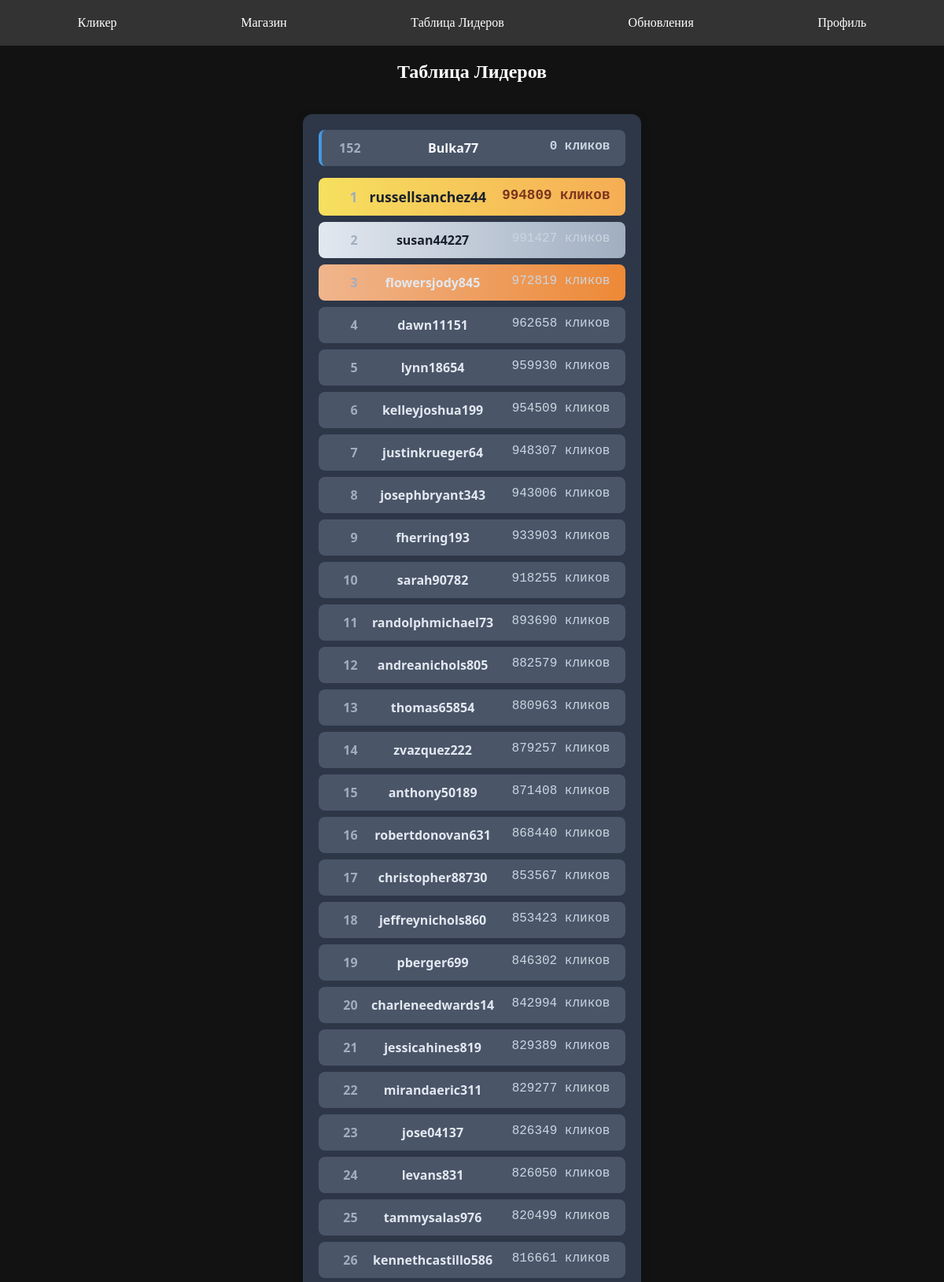
/leaderboard/ (signed in, upper part), run on the app's committed database.
### clicker/models.py (models this page shows, shortened)
class Player(AbstractBaseUser):
    nickname = models.CharField(max_length=32, unique=True)
    password = models.CharField(max_length=128)
    money = models.IntegerField(blank=True, default=0)
    money_per_click = models.IntegerField(blank=True, default=1)
    money_per_sec = models.IntegerField(blank=True, default=0)
    last_update = models.DateTimeField(auto_now=True)
    clicks = models.IntegerField(default=0)
    objects = PlayerManager()
    USERNAME_FIELD = 'nickname'
    REQUIRED_FIELDS = []  # Добавляем обязательный атрибут

### clicker/views.py (the view)
# urls.py: path('leaderboard/', views.leaderboard, name='leaderboard'),
@login_required
def leaderboard(request):
    player = request.user
    leaders = Player.objects.all().order_by('-clicks')[:100]
    full_lead = list(Player.objects.all().order_by('-clicks'))
    index_player = full_lead.index(player)
    return render(request, 'leaderboard.html', {"leaders":leaders, "player":player, "index_player":index_player})

### templates/leaderboard.html (shortened to what this page needs)
{% extends "base.html" %}
{% block content %}
    <header><h2>Таблица Лидеров</h2></header>
    <div class="leaderboard-container">
        {% if player not in leaders %}
            <div class="current-player">
                <span class="player-rank">{{ index_player }}</span>
                <span class="player-nickname">{{ player.nickname }}</span>
                <span class="player-clicks">{{ player.clicks }} кликов</span>
            </div>
            {% endif %}
        <ol class="leaderboard-list">
            {% for element in leaders %}
                <li class="leaderboard-item">
                <span class="player-rank">{{ forloop.counter }}</span>
                <span class="player-nickname">{{ element.nickname }}</span>
                <span class="player-clicks">{{ element.clicks }} кликов</span>
                </li>
            {% endfor %}
        </ol>
    </div>
{% endblock content %}

### templates/base.html (shortened to what this page needs)
{% load static %}
<!DOCTYPE html>
<html lang="ru">
<head>
    <link rel="stylesheet" href="{% static 'clicker/style.css'%}">
</head>
<body>
<nav class="navbar">
    <div class="nav-container">
            <a href="/game/" class="nav-link">Кликер</a>
            <a href="/shop/" class="nav-link">Магазин</a>
            <a href="/leaderboard/" class="nav-link">Таблица Лидеров</a>
            <a href="#popup" class="nav-link">Обновления</a>
            <a href="/profile/{{ user.id }}/" class="nav-link">Профиль</a>
    </div>
</nav>
{% block content %}{% endblock content %}
</body>
</html>

### clicker/static/clicker/style.css (style rules this page uses)
* { box-sizing: border-box; }
html, body { height: 100%; margin: 0; background-color: #121212; color: #ffffff; }
body { display: flex; flex-direction: column; }
h2 { text-align: center; margin-bottom: 20px; }
.navbar { background-color: #333333; padding: 10px 20px; }
.nav-container { display: flex; justify-content: space-around; }
.nav-link { color: #ffffff; text-decoration: none; padding: 10px 15px; transition: background-color 0.3s, color 0.3s; }
.leaderboard-container { font-family: 'Segoe UI', Tahoma, Geneva, Verdana, sans-serif; max-width: 600px; margin: 20px auto; background-color: #2d3748; border-radius: 12px; padding: 20px; box-shadow: 0 4px 12px rgba(0, 0, 0, 0.2); color: #e2e8f0; }
.current-player { display: flex; justify-content: space-between; padding: 12px 20px; margin-bottom: 15px; background-color: #4a5568; border-radius: 8px; font-weight: bold; color: #f7fafc; border-left: 4px solid #4299e1; }
.leaderboard-list { list-style-type: none; padding: 0; margin: 0; }
.leaderboard-item { display: flex; justify-content: space-between; padding: 12px 20px; margin-bottom: 8px; background-color: #4a5568; border-radius: 8px; transition: transform 0.2s ease, background-color 0.2s ease; }
.leaderboard-item:nth-child(1) { background: linear-gradient(90deg, #f6e05e, #f6ad55); color: #1a202c; font-weight: bold; font-size: 1.1em; }
.leaderboard-item:nth-child(2) { background: linear-gradient(90deg, #e2e8f0, #a0aec0); color: #1a202c; }
.leaderboard-item:nth-child(3) { background: linear-gradient(90deg, #f0b58d, #ed8936); }
.player-nickname { font-weight: 600; margin-right: 20px; }
.player-clicks { color: #cbd5e0; font-family: 'Courier New', monospace; }
.leaderboard-item:nth-child(1) .player-clicks { color: #7b341e; }
.player-rank { display: inline-block; width: 30px; text-align: right; margin-right: 15px; font-weight: bold; color: #a0aec0; }

### data on the page
Player: nickname "Bulka77", clicks "0"
Player: nickname "russellsanchez44", clicks "994809"
Player: nickname "susan44227", clicks "991427"
Player: nickname "flowersjody845", clicks "972819"
Player: nickname "dawn11151", clicks "962658"
Player: nickname "lynn18654", clicks "959930"
Player: nickname "kelleyjoshua199", clicks "954509"
Player: nickname "justinkrueger64", clicks "948307"
Player: nickname "josephbryant343", clicks "943006"
Player: nickname "fherring193", clicks "933903"
Player: nickname "sarah90782", clicks "918255"
Player: nickname "randolphmichael73", clicks "893690"
Player: nickname "andreanichols805", clicks "882579"
Player: nickname "thomas65854", clicks "880963"
Player: nickname "zvazquez222", clicks "879257"
Player: nickname "anthony50189", clicks "871408"
Player: nickname "robertdonovan631", clicks "868440"
Player: nickname "christopher88730", clicks "853567"
Player: nickname "jeffreynichols860", clicks "853423"
Player: nickname "pberger699", clicks "846302"
Player: nickname "charleneedwards14", clicks "842994"
Player: nickname "jessicahines819", clicks "829389"
Player: nickname "mirandaeric311", clicks "829277"
Player: nickname "jose04137", clicks "826349"
Player: nickname "levans831", clicks "826050"
Player: nickname "tammysalas976", clicks "820499"
Player: nickname "kennethcastillo586", clicks "816661"

### other printed values
{{ index_player }} "152"
